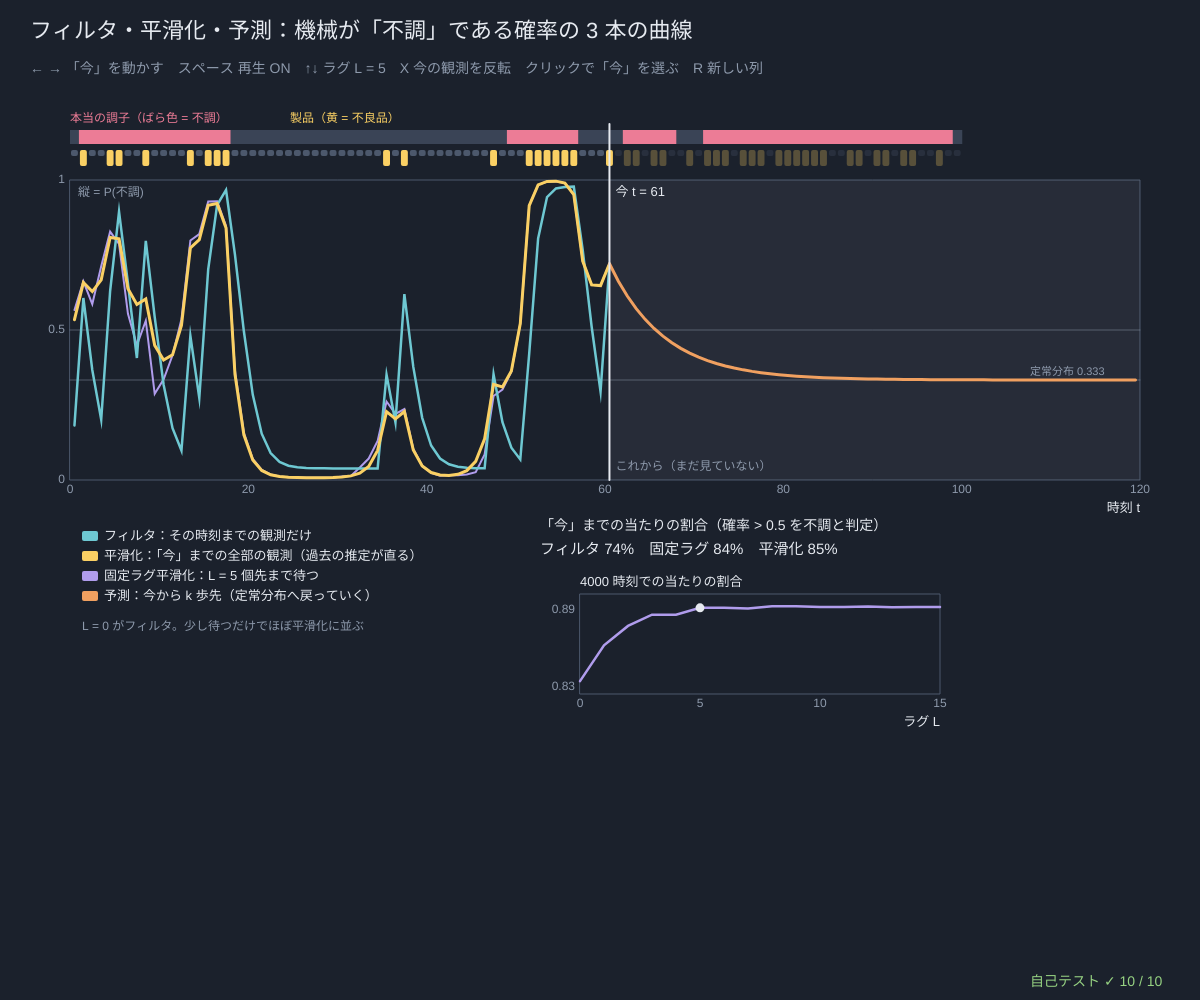
Frame 1 (no input)
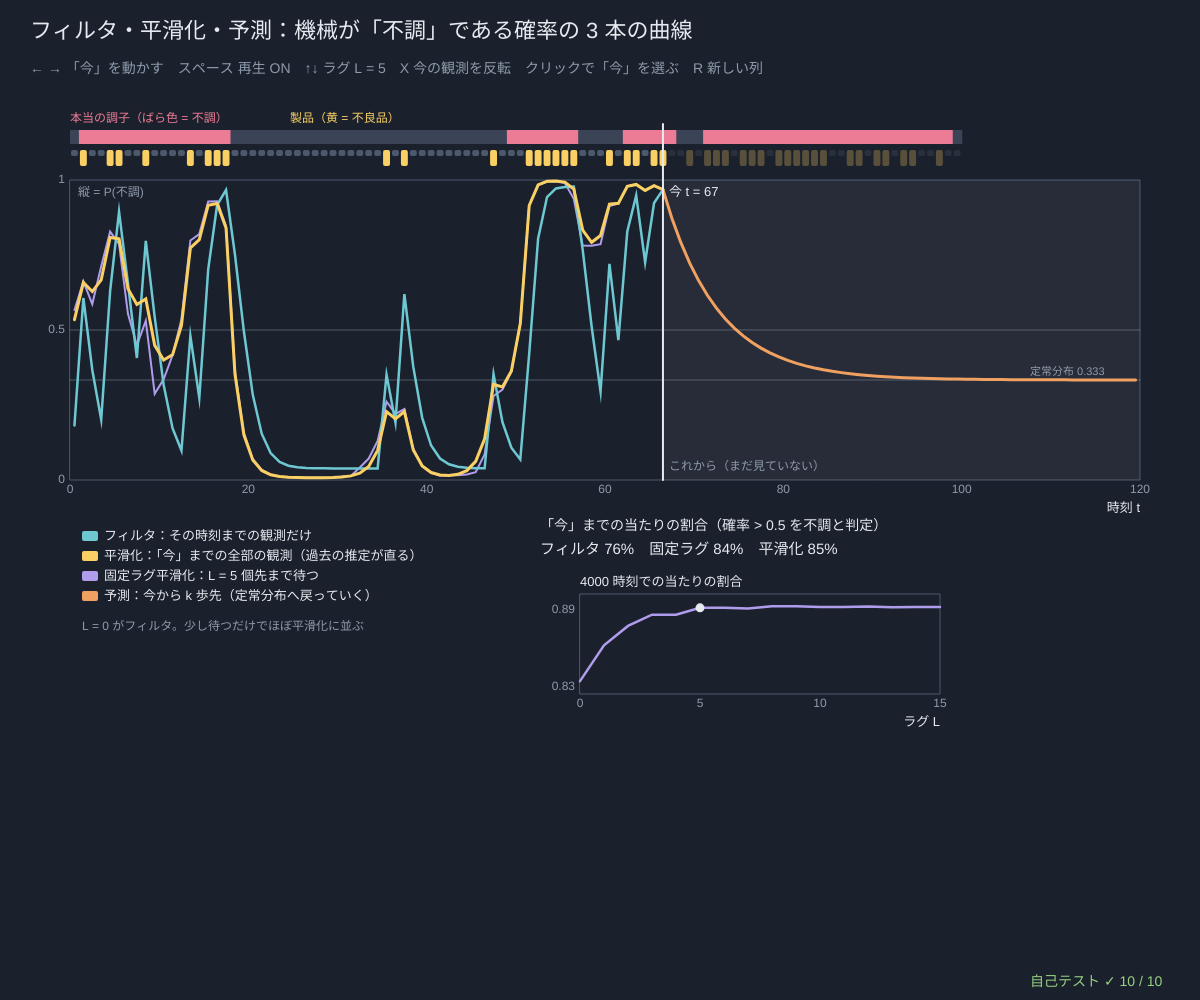
Frame 60 (no input)
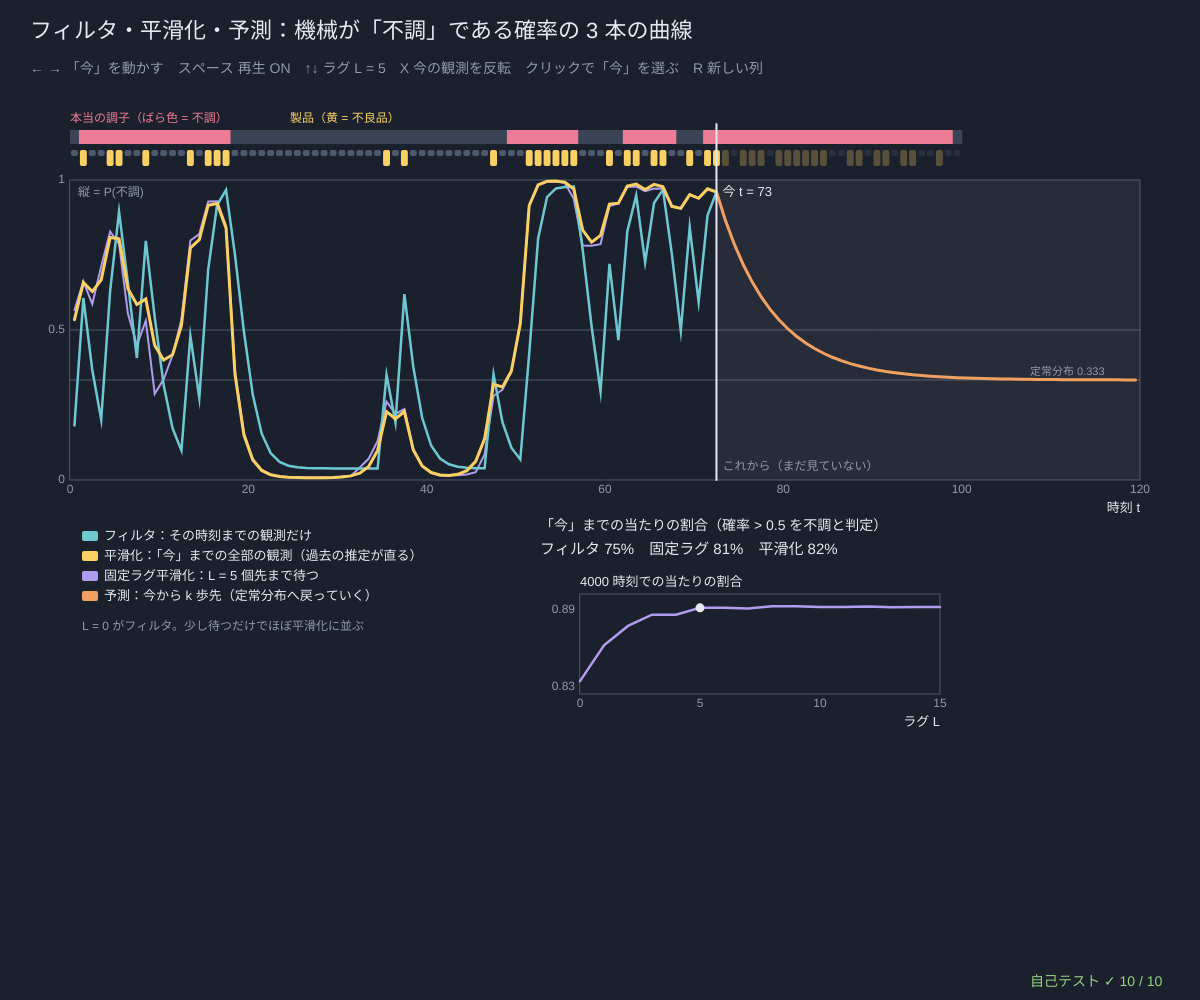
Frame 120 (the mouse pressed at the canvas centre since frame 60)

The p5.js sketch that drew these frames (run headless with seeded random() and noise() and a simulated clock; from frame 60 on, the mouse is pressed at the canvas centre):

// p5.js sketch
// ── sketch.js
// ============================================
// 04 フィルタ・平滑化・予測 ─ 工場の機械の調子（正常・不調）は見えず、出てくる製品（良品・不良品）だけが見える。同じ観測から 3 種類の推定ができる：
//   フィルタ　P(z_t | x_1..x_t)　　その時点までの観測だけ（リアルタイム）
//   平滑化　　P(z_t | x_1..x_今)　　あとの観測も使って、前の推定を直す（前向き × 後ろ向き。くわしくはシリーズ 65 の 09）
//   予測　　　P(z_{今+k} | x_1..x_今)　先のこと。フィルタに A を k 回掛ける → だんだん定常分布に戻る
// 固定ラグ平滑化 = L 個だけ先の観測を待ってから答える（少し遅れるかわりに、かなり正確）
// ← → 「今」を動かす / スペース 再生 / ↑↓ ラグ L / X 今の観測を反転 / クリック その時刻を「今」に / R 新しい列
// ============================================

const N_T = 100;                         // ★ 列の長さ
const mach = { p0: [2 / 3, 1 / 3], tr: [[0.95, 0.05], [0.1, 0.9]], em: [[0.9, 0.1], [0.4, 0.6]] };   // ★ 状態 0 = 正常、1 = 不調。観測 0 = 良品、1 = 不良品
let lagL = 5;                            // ★ 固定ラグ平滑化のラグ L
let truth = [], seq = [], nowT = 60, playing = true, cur = null, lagAcc = [], plotBox = null;

function setup() {
  createCanvas(windowWidth, windowHeight);
  selfTest();
  seedRng(74); newSequence(); lagAcc = lagAccuracy(4000, 15);
}
function windowResized() { resizeCanvas(windowWidth, windowHeight); }
function newSequence() { let s = hmmSample(mach, N_T); truth = s.zs; seq = s.xs; recompute(); }
// ★ 固定ラグ平滑化：P(z_t | x_1..x_{t+L})。フィルタ ah[t] に、t+1〜t+L の観測だけの後ろ向きを掛ける
function fixedLag(m, eb, ah, lag, last) {
  let n = m.p0.length, out = [], end = last === undefined ? eb.length - 1 : last;
  for (let t = 0; t <= end; t++) {
    let be = new Array(n).fill(1);
    for (let s = Math.min(end, t + lag); s > t; s--) { let nb = new Array(n).fill(0); for (let i = 0; i < n; i++) for (let j = 0; j < n; j++) nb[i] += m.tr[i][j] * eb[s][j] * be[j]; be = normRow(nb); }
    out.push(normRow(ah[t].map((v, i) => v * be[i])));
  }
  return out;
}
function recompute() {                   // 「今」までの観測だけで全部計算する
  let eb = emTable(mach, seq.slice(0, nowT + 1)), sm = smoothAll(mach, eb);
  cur = { filt: sm.filt, smooth: sm.gam, lag: fixedLag(mach, eb, sm.filt, lagL), pred: [] };
  for (let k = 0; nowT + k < N_T + 20; k++) cur.pred.push(predictK(sm.filt[nowT], mach.tr, k));
}
function accOf(ps, zs) { let ok = 0; for (let t = 0; t < ps.length; t++) if (argMax(ps[t]) === zs[t]) ok++; return ok / Math.max(1, ps.length); }
function lagAccuracy(len, maxLag) {      // 長い列で、ラグ L ごとの当たりの割合
  let s = hmmSample(mach, len), eb = emTable(mach, s.xs), ah = fwdScaled(mach, eb).ah, out = [];
  for (let l = 0; l <= maxLag; l++) out.push(accOf(fixedLag(mach, eb, ah, l), s.zs));
  return out;
}

function draw() {
  background(...BG);
  if (playing && frameCount % 10 === 0) { nowT = nowT >= N_T - 1 ? 5 : nowT + 1; recompute(); }
  hudTitle('フィルタ・平滑化・予測：機械が「不調」である確率の 3 本の曲線', '← → 「今」を動かす　スペース 再生 ' + (playing ? 'ON' : 'OFF') + '　↑↓ ラグ L = ' + lagL + '　X 今の観測を反転　クリックで「今」を選ぶ　R 新しい列');
  let g = { x: 70, y: 180, w: width - 130, h: 300, x0: 0, x1: N_T + 20, y0: 0, y1: 1 }; plotBox = g;
  let colW = g.w / (N_T + 20), st = stationaryOf(mach.tr);
  note('本当の調子（ばら色 = 不調）', g.x, g.y - 58, ROSE, 12); note('製品（黄 = 不良品）', g.x + 220, g.y - 58, LAN, 12);
  drawBand(truth, g.x, g.y - 50, colW * N_T, 14, (z) => (z ? ROSE : [58, 68, 86]));
  for (let t = 0; t < N_T; t++) { noStroke(); let seen = t <= nowT; fill(...(seq[t] ? LAN : LINEC), seen ? 255 : 70); rect(g.x + t * colW + 1, g.y - 30, colW - 2, seq[t] ? 16 : 6, 2); }
  plotAxes(g, '時刻 t', '', [0, 20, 40, 60, 80, 100, 120], [0, 0.5, 1]); note('縦 = P(不調)', g.x + 8, g.y + 16, DIMC, 12);
  noStroke(); fill(...INK, 14); rect(gX(g, nowT + 0.5), g.y, g.x + g.w - gX(g, nowT + 0.5), g.h);
  stroke(...DIMC, 120); strokeWeight(1); line(g.x, gY(g, st[1]), g.x + g.w, gY(g, st[1])); line(g.x, gY(g, 0.5), g.x + g.w, gY(g, 0.5));
  note('定常分布 ' + fmtN(st[1], 3), g.x + g.w - 110, gY(g, st[1]) - 5, DIMC, 11);
  drawCurve(g, cur.lag.map((p) => p[1]), LILAC, 2, 0.5);
  drawCurve(g, cur.filt.map((p) => p[1]), AQUA, 2.5, 0.5);
  drawCurve(g, cur.smooth.map((p) => p[1]), LAN, 3, 0.5);
  drawCurve(g, cur.pred.map((p) => p[1]), TANG, 3, nowT + 0.5);
  stroke(...INK); strokeWeight(2); line(gX(g, nowT + 0.5), g.y - 56, gX(g, nowT + 0.5), g.y + g.h);
  note('今 t = ' + (nowT + 1), gX(g, nowT + 0.5) + 6, g.y + 16, INK, 13); note('これから（まだ見ていない）', gX(g, nowT + 0.5) + 6, g.y + g.h - 10, DIMC, 12);
  legend(g.x + 12, g.y + g.h + 56, [[AQUA, 'フィルタ：その時刻までの観測だけ'], [LAN, '平滑化：「今」までの全部の観測（過去の推定が直る）'], [LILAC, '固定ラグ平滑化：L = ' + lagL + ' 個先まで待つ'], [TANG, '予測：今から k 歩先（定常分布へ戻っていく）']]);
  // ---- 当たりの割合
  let px = Math.max(520, width * 0.45), py = g.y + g.h + 44, known = truth.slice(0, nowT + 1);
  note('「今」までの当たりの割合（確率 > 0.5 を不調と判定）', px, py + 6, INK, 14);
  note('フィルタ ' + Math.round(accOf(cur.filt, known) * 100) + '%　固定ラグ ' + Math.round(accOf(cur.lag, known) * 100) + '%　平滑化 ' + Math.round(accOf(cur.smooth, known) * 100) + '%', px, py + 30, INK, 15);
  let g2 = { x: px + 40, y: py + 70, w: Math.min(360, width - px - 90), h: 100, x0: 0, x1: 15, y0: lagAcc[0] - 0.01, y1: lagAcc[15] + 0.01 };
  plotAxes(g2, 'ラグ L', '4000 時刻での当たりの割合', [0, 5, 10, 15], [+lagAcc[0].toFixed(2), +lagAcc[15].toFixed(2)]);
  drawCurve(g2, lagAcc, LILAC, 2.5); noStroke(); fill(...INK); circle(gX(g2, Math.min(15, lagL)), gY(g2, lagAcc[Math.min(15, lagL)]), 9);
  note('L = 0 がフィルタ。少し待つだけでほぼ平滑化に並ぶ', g.x + 12, g.y + g.h + 150, DIMC, 12);
  drawSelfTest();
}

function mousePressed() {
  let g = plotBox; if (!g || mouseX < g.x || mouseX > g.x + g.w || mouseY < g.y - 60 || mouseY > g.y + g.h) return;
  nowT = clampv(Math.floor(((mouseX - g.x) / g.w) * (N_T + 20)), 0, N_T - 1); playing = false; recompute();
}
function keyPressed() {
  if (key === ' ') playing = !playing;
  if (key === RIGHT_ARROW) { nowT = Math.min(N_T - 1, nowT + 1); playing = false; recompute(); }
  if (key === LEFT_ARROW) { nowT = Math.max(0, nowT - 1); playing = false; recompute(); }
  if (key === UP_ARROW) { lagL = Math.min(20, lagL + 1); recompute(); }
  if (key === DOWN_ARROW) { lagL = Math.max(0, lagL - 1); recompute(); }
  if (key === 'x' || key === 'X') { seq[nowT] = 1 - seq[nowT]; playing = false; recompute(); }
  if (key === 'r' || key === 'R') newSequence();
  return false;
}

// やってみよう
// 1. → で「今」を 1 つずつ進めて、黄色（平滑化）の過去の部分が書きかわる瞬間を見つけよう。どんな観測が来たとき？
// 2. X で今の観測を反転すると、水色（フィルタ）の過去は変わらないのに、黄色の過去は変わる。なぜ？
// 3. オレンジ（予測）は何歩くらいで定常分布に戻る？ mach.tr の 0.95 を 0.99 にすると？
// 4. ラグ L を 0 → 3 → 10 と変えて、当たりの割合のグラフと見くらべよう

// ---- 自己テスト
function selfTest() {
  selfTestResults = [];
  seedRng(740);
  let xs = [0, 1, 1, 0, 1, 0, 0, 1], eb = emTable(mach, xs), sm = smoothAll(mach, eb), bf = bruteAll(mach, eb);
  check('平滑化 γ = 総当たり（256 本）の事後確率', maxAbsDiff(sm.gam, bf.gam) < 1e-12);
  let okXi = true; for (let t = 0; t < 7; t++) { let xi = xiAt(mach, eb, sm, t); if (maxAbsDiff(xi, bf.xi[t]) > 1e-12 || maxAbsDiff(xi.map(sumOf), sm.gam[t]) > 1e-12) okXi = false; }
  check('ξ_t(i, j) = 総当たり、Σ_j ξ_t(i, j) = γ_t(i)', okXi);
  check('最後の時刻では 平滑化 = フィルタ', maxAbsDiff(sm.gam[7], sm.filt[7]) < 1e-12);
  let okF = true; for (let t = 0; t < 8; t++) if (maxAbsDiff(sm.filt[t], bruteAll(mach, eb.slice(0, t + 1)).gam[t]) > 1e-12) okF = false;
  check('フィルタ = 「その時刻までの観測だけ」の総当たりの事後確率', okF);
  let l2 = fixedLag(mach, eb, sm.filt, 2), okL = true; for (let t = 0; t < 8; t++) if (maxAbsDiff(l2[t], bruteAll(mach, eb.slice(0, Math.min(8, t + 3))).gam[t]) > 1e-12) okL = false;
  check('固定ラグ L = 2：P(z_t | x_1..x_{t+2}) = 総当たり', okL);
  check('ラグ 0 = フィルタ、ラグ ≥ 列の長さ = 平滑化', maxAbsDiff(fixedLag(mach, eb, sm.filt, 0), sm.filt) < 1e-12 && maxAbsDiff(fixedLag(mach, eb, sm.filt, 99), sm.gam) < 1e-12);
  let st = stationaryOf(mach.tr);
  check('予測：0 歩先 = フィルタ、1 歩先 = フィルタ × A、300 歩先 = 定常分布 (2/3, 1/3)', maxAbsDiff(predictK(sm.filt[7], mach.tr, 0), sm.filt[7]) === 0 && maxAbsDiff(predictK(sm.filt[7], mach.tr, 1), vecMat(sm.filt[7], mach.tr)) < 1e-15 && maxAbsDiff(predictK(sm.filt[7], mach.tr, 300), st) < 1e-9 && near(st[1], 1 / 3, 1e-9));
  let p1 = predictK(sm.filt[3], mach.tr, 2), b1 = bruteAll(mach, eb.slice(0, 4).concat([[1, 1], [1, 1]]));
  check('2 歩先の予測 = 「先の観測は何でもよい」とした総当たり', maxAbsDiff(p1, b1.gam[5]) < 1e-12);
  let la = lagAccuracy(20000, 8);
  check('2 万時刻の当たりの割合：フィルタ ' + Math.round(la[0] * 100) + '% < ラグ 3 ' + Math.round(la[3] * 100) + '% ≤ ラグ 8 ' + Math.round(la[8] * 100) + '%', la[0] < la[3] - 0.01 && la[3] <= la[8] + 0.005);
  let ys = xs.slice(); ys[6] = 1 - ys[6]; let sm2 = smoothAll(mach, emTable(mach, ys));
  check('あとの観測（7 番目）を変えると：それより前のフィルタは同じ、平滑化は変わる', maxAbsDiff(sm.filt.slice(0, 6), sm2.filt.slice(0, 6)) === 0 && Math.abs(sm.gam[4][1] - sm2.gam[4][1]) > 0.01);
  reportSelfTest();
}

// ==================================================
// ここから下は「HMM の道具」（中身は読まなくても OK。消さないでね）
// ==================================================
// ---- 色と小さな道具（霧の夜と灯り：黄 = 見える観測、ばら色 = 隠れた状態）
const BG = [27, 33, 44];                // 背景（霧の夜の青ねずみ色）
const INK = [230, 234, 240];            // 文字（やわらかい白）
const LAN = [250, 208, 100], ROSE = [236, 124, 150], AQUA = [110, 200, 210], LILAC = [176, 156, 236], LEAF = [150, 210, 130], TANG = [240, 160, 96];
const DIMC = [142, 154, 172], PANEL = [38, 46, 60], LINEC = [76, 88, 108];
const ST_COLS = [ROSE, AQUA, LAN, LILAC, LEAF, TANG, [200, 200, 210], [130, 150, 240]];   // 状態の色
function clampv(v, a, b) { return v < a ? a : v > b ? b : v !== v ? a : v; }     // NaN なら a に戻す
function sumOf(a) { let s = 0; for (let v of a) s += v; return s; }
function argMax(a) { let b = 0; for (let i = 1; i < a.length; i++) if (a[i] > a[b]) b = i; return b; }   // 同点なら小さい番号
function fmtN(v, d) { if (typeof v !== 'number' || v !== v) return '?'; if (!isFinite(v)) return v > 0 ? '∞' : '−∞'; let s = v.toFixed(d === undefined ? 2 : d); return /^-0\.?0*$/.test(s) ? s.slice(1) : s; }
function fmtP(v) {                      // 確率の表示：小さい数は 1.2e-5 の形で
  if (typeof v !== 'number' || v !== v) return '?';
  if (v === 0) return '0'; if (Math.abs(v) >= 0.001) return v.toFixed(v >= 0.1 ? 3 : 4); return v.toExponential(1);
}
function hudTitle(t, sub) {             // 左上の見出しと操作の説明（日本語は 1 文字ずつ折り返す）
  textWrap(CHAR); noStroke(); fill(...INK); textSize(22); textAlign(LEFT, BASELINE); text(t, 30, 38);
  fill(...DIMC); textSize(14); textLeading(19); text(sub, 30, 62, width - 60);
}
function panelBox(x, y, w, h) { noStroke(); fill(...PANEL); rect(x, y, w, h, 8); }
function note(s, x, y, col, sz) { noStroke(); fill(...(col || DIMC)); textSize(sz || 13); textAlign(LEFT, BASELINE); text(s, x, y); }
// ---- 種つきの乱数（同じ種なら毎回同じ列 → 実験をくり返せる）
let rngState = 1;
function seedRng(s) { rngState = (s >>> 0) || 1; }
function rnd() {                       // 0〜1 の一様乱数（mulberry32）
  rngState = (rngState + 0x6d2b79f5) >>> 0;
  let t = rngState;
  t = Math.imul(t ^ (t >>> 15), t | 1);
  t ^= t + Math.imul(t ^ (t >>> 7), t | 61);
  return ((t ^ (t >>> 14)) >>> 0) / 4294967296;
}
function rndInt(a, b) { return a + Math.floor(rnd() * (b - a + 1)); }
function randn() { let u = 1 - rnd(), v = rnd(); return Math.sqrt(-2 * Math.log(u)) * Math.cos(2 * Math.PI * v); }   // 標準正規分布
function sampleFrom(p) { let u = rnd() * sumOf(p), c = 0; for (let i = 0; i < p.length; i++) { c += p[i]; if (u < c) return i; } return p.length - 1; }   // 確率 p[i] で i を返す
// ---- 隠れマルコフモデルの道具
// モデル m = { p0: はじめの分布 π, tr: 遷移行列 A（tr[i][j] = 状態 i の次に j）, em: 出力行列 B（em[j][k] = 状態 j が記号 k を出す） }
// どの計算も「出力の表」eb[t][j] = b_j(x_t)（時刻 t の観測を状態 j が出す確率）を受け取る → 記号でも数（正規分布）でも同じ道具が使える
function lg(p) { return p > 0 ? Math.log(p) : -Infinity; }          // log 0 は −∞（NaN にしない）
function logSumExp(a) {                // log(Σ e^a_i)：いちばん大きい値を先に引く。全部 −∞ なら −∞
  let m = -Infinity; for (let v of a) if (v > m) m = v;
  if (m === -Infinity) return -Infinity;
  let s = 0; for (let v of a) s += Math.exp(v - m);
  return m + Math.log(s);
}
function normRow(r) { let s = sumOf(r); return s > 1e-300 ? r.map((v) => v / s) : r.map(() => 1 / r.length); }   // 合計 1 に（全部 0 なら一様に）
function rowSumErr(a) { let d = 0; for (let r of a) d = Math.max(d, Math.abs(sumOf(r) - 1)); return d; }
function maxAbsDiff(a, b) { let d = 0; for (let i = 0; i < a.length; i++) d = Math.max(d, Array.isArray(a[i]) ? maxAbsDiff(a[i], b[i]) : Math.abs(a[i] - b[i])); return d; }
function vecMat(v, a) {                // 横ベクトル × 行列：1 歩先の分布
  let out = new Array(a[0].length).fill(0);
  for (let i = 0; i < v.length; i++) if (v[i] !== 0) for (let j = 0; j < out.length; j++) out[j] += v[i] * a[i][j];
  return out;
}
function emTable(m, xs) { return xs.map((x) => m.em.map((r) => r[x])); }   // 記号の列 → 出力の表
function hmmSample(m, n) {             // π, A, B からサイコロで列を作る：zs = 隠れた状態、xs = 観測
  let z = sampleFrom(m.p0), zs = [], xs = [];
  for (let t = 0; t < n; t++) { if (t > 0) z = sampleFrom(m.tr[z]); zs.push(z); xs.push(sampleFrom(m.em[z])); }
  return { zs, xs };
}
// ★ 前向き：α_t(j) = P(x_1..x_t, z_t = j) = b_j(x_t) Σ_i α_{t−1}(i) a_ij。尤度 P(x) = Σ_j α_T(j)
function fwdPlain(m, eb) {
  let n = m.p0.length, al = [];
  for (let t = 0; t < eb.length; t++) {
    let prev = t === 0 ? null : al[t - 1], row = new Array(n);
    for (let j = 0; j < n; j++) { let s = 0; if (t === 0) s = m.p0[j]; else for (let i = 0; i < n; i++) s += prev[i] * m.tr[i][j]; row[j] = s * eb[t][j]; }
    al.push(row);
  }
  return { al, lik: al.length ? sumOf(al[al.length - 1]) : 1 };
}
// ★ 後ろ向き：β_t(i) = P(x_{t+1}..x_T | z_t = i) = Σ_j a_ij b_j(x_{t+1}) β_{t+1}(j)。尤度 = Σ_i π_i b_i(x_1) β_1(i)
function bwdPlain(m, eb) {
  let n = m.p0.length, len = eb.length, be = new Array(len);
  for (let t = len - 1; t >= 0; t--) {
    be[t] = new Array(n).fill(t === len - 1 ? 1 : 0);
    if (t < len - 1) for (let i = 0; i < n; i++) for (let j = 0; j < n; j++) be[t][i] += m.tr[i][j] * eb[t + 1][j] * be[t + 1][j];
  }
  let lik = 0; if (len) for (let i = 0; i < n; i++) lik += m.p0[i] * eb[0][i] * be[0][i]; else lik = 1;
  return { be, lik };
}
// ★ スケーリングつきの前向き：毎時刻 合計 c_t で割る。ah[t] = P(z_t | x_1..x_t)（= フィルタ）、log P(x) = Σ log c_t
//   c_t = 0（ありえない観測）なら logLik = −∞ にして、その時刻は一様分布で先へ進む（NaN を作らない）
function fwdScaled(m, eb) {
  let n = m.p0.length, ah = [], cs = [], logLik = 0;
  for (let t = 0; t < eb.length; t++) {
    let pred = t === 0 ? m.p0 : vecMat(ah[t - 1], m.tr), row = pred.map((v, j) => v * eb[t][j]), c = sumOf(row);
    if (!(c > 0)) { logLik = -Infinity; row = new Array(n).fill(1 / n); c = 0; } else { row = row.map((v) => v / c); if (logLik !== -Infinity) logLik += Math.log(c); }
    ah.push(row); cs.push(c);
  }
  return { ah, cs, logLik };
}
function bwdScaled(m, eb, cs) {         // 同じ c_t で割った後ろ向き。γ_t(i) = ah[t][i] × bh[t][i]
  let n = m.p0.length, len = eb.length, bh = new Array(len);
  for (let t = len - 1; t >= 0; t--) {
    bh[t] = new Array(n).fill(t === len - 1 ? 1 : 0);
    if (t < len - 1) { let c = cs[t + 1] > 0 ? cs[t + 1] : 1; for (let i = 0; i < n; i++) { let s = 0; for (let j = 0; j < n; j++) s += m.tr[i][j] * eb[t + 1][j] * bh[t + 1][j]; bh[t][i] = s / c; } }
  }
  return bh;
}
function fwdLog(m, eb) {                // 対数のまま：log α_t(j) = log b_j(x_t) + logSumExp_i(log α_{t−1}(i) + log a_ij)
  let n = m.p0.length, la = [], lt = m.tr.map((r) => r.map(lg)), buf = new Array(n);
  for (let t = 0; t < eb.length; t++) {
    let row = new Array(n);
    for (let j = 0; j < n; j++) { let s; if (t === 0) s = lg(m.p0[j]); else { for (let i = 0; i < n; i++) buf[i] = la[t - 1][i] + lt[i][j]; s = logSumExp(buf); } row[j] = s + lg(eb[t][j]); }
    la.push(row);
  }
  return { la, logLik: la.length ? logSumExp(la[la.length - 1]) : 0 };
}
// ★ 平滑化：γ_t(i) = P(z_t = i | 全部の観測)。filt = フィルタ P(z_t | x_1..x_t)
function smoothAll(m, eb) {
  let f = fwdScaled(m, eb), bh = bwdScaled(m, eb, f.cs);
  let gam = f.ah.map((a, t) => normRow(a.map((v, i) => v * bh[t][i])));
  return { filt: f.ah, gam, bh, cs: f.cs, logLik: f.logLik };
}
function xiAt(m, eb, sm, t) {           // ξ_t(i, j) = P(z_t = i, z_{t+1} = j | 全部の観測)
  let n = m.p0.length, c = sm.cs[t + 1] > 0 ? sm.cs[t + 1] : 1, out = [];
  for (let i = 0; i < n; i++) { out.push(new Array(n)); for (let j = 0; j < n; j++) out[i][j] = (sm.filt[t][i] * m.tr[i][j] * eb[t + 1][j] * sm.bh[t + 1][j]) / c; }
  return out;
}
// ★ ビタビ（対数）：dl[t][j] = 時刻 t に状態 j で終わるいちばん良い道の log 確率、bp[t][j] = そのとき 1 つ前にいた状態（戻り矢印）
function viterbiLog(m, eb) {
  let n = m.p0.length, len = eb.length, dl = [], bp = [], lt = m.tr.map((r) => r.map(lg));
  for (let t = 0; t < len; t++) {
    let row = new Array(n), back = new Array(n).fill(-1);
    for (let j = 0; j < n; j++) {
      let best = -Infinity, arg = -1;
      if (t === 0) best = lg(m.p0[j]); else for (let i = 0; i < n; i++) { let v = dl[t - 1][i] + lt[i][j]; if (v > best) { best = v; arg = i; } }
      row[j] = best + lg(eb[t][j]); back[j] = arg;
    }
    dl.push(row); bp.push(back);
  }
  let vitPath = new Array(len).fill(0), logP = len ? -Infinity : 0;
  if (len) { let z = argMax(dl[len - 1]); logP = dl[len - 1][z]; for (let t = len - 1; t >= 0; t--) { vitPath[t] = z; z = bp[t][z] >= 0 ? bp[t][z] : 0; } }
  return { vitPath, logP, dl, bp };
}
function pathLogProb(m, eb, zs) {       // 1 本の道 zs と観測がいっしょに起きる log 確率
  let s = 0; for (let t = 0; t < zs.length; t++) s += (t === 0 ? lg(m.p0[zs[0]]) : lg(m.tr[zs[t - 1]][zs[t]])) + lg(eb[t][zs[t]]);
  return s;
}
function postDecode(gam) { return gam.map(argMax); }                 // 事後復号：時刻ごとにいちばんありそうな状態
// ★ 総当たり：N^T 本の道を全部ためす（短い列だけ）。尤度、γ、ξ、いちばん良い道
function bruteAll(m, eb) {
  let n = m.p0.length, len = eb.length, total = Math.pow(n, len), zs = new Array(len).fill(0);
  let lik = 0, gam = eb.map(() => new Array(n).fill(0)), xi = eb.slice(1).map(() => m.p0.map(() => new Array(n).fill(0))), bestP = -1, best = null;
  for (let k = 0; k < total; k++) {
    let r = k; for (let t = len - 1; t >= 0; t--) { zs[t] = r % n; r = Math.floor(r / n); }
    let p = 1; for (let t = 0; t < len && p > 0; t++) p *= (t === 0 ? m.p0[zs[0]] : m.tr[zs[t - 1]][zs[t]]) * eb[t][zs[t]];
    if (p > bestP) { bestP = p; best = zs.slice(); }
    if (p === 0) continue;
    lik += p; for (let t = 0; t < len; t++) { gam[t][zs[t]] += p; if (t > 0) xi[t - 1][zs[t - 1]][zs[t]] += p; }
  }
  if (lik > 0) { gam = gam.map((g) => g.map((v) => v / lik)); xi = xi.map((x) => x.map((r) => r.map((v) => v / lik))); }
  return { lik, gam, xi, best, bestP, paths: total };
}
function stationaryOf(tr) {             // 定常分布 π A = π（なまけた連鎖 (π + πA)/2 をくり返す。周期があっても収束する）
  let v = new Array(tr.length).fill(1 / tr.length);
  for (let k = 0; k < 4000; k++) { let w = vecMat(v, tr), d = 0; for (let i = 0; i < v.length; i++) { let u = (v[i] + w[i]) / 2; d = Math.max(d, Math.abs(u - v[i])); v[i] = u; } if (d < 1e-15) break; }
  return normRow(v);
}
function hmmLogLik(m, xs) { return fwdScaled(m, emTable(m, xs)).logLik; }   // 記号の列の対数尤度 log P(x)
function predictK(belief, tr, k) { let v = belief.slice(); for (let s = 0; s < k; s++) v = vecMat(v, tr); return v; }   // k 歩先の予測：A を k 回掛ける
// ---- グラフの道具：g = { x, y, w, h, x0, x1, y0, y1 }
function gX(g, v) { return g.x + clampv((v - g.x0) / (g.x1 - g.x0), -0.02, 1.02) * g.w; }
function gY(g, v) { return g.y + g.h - clampv((v - g.y0) / (g.y1 - g.y0), -0.02, 1.02) * g.h; }
function plotAxes(g, xl, yl, xt, yt) {
  stroke(...LINEC); strokeWeight(1); noFill(); rect(g.x, g.y, g.w, g.h);
  noStroke(); fill(...DIMC); textSize(12); textAlign(CENTER, TOP);
  for (let v of xt) text(+v.toPrecision(4), gX(g, v), g.y + g.h + 4);
  textAlign(RIGHT, CENTER);
  for (let v of yt) text(+v.toPrecision(4), g.x - 5, gY(g, v));
  textAlign(LEFT, BASELINE); fill(...INK); textSize(13);
  text(xl, g.x + g.w - textWidth(xl), g.y + g.h + 32); text(yl, g.x, g.y - 8);
}
function polyline(pts) {               // 点が 2 つ以上あるときだけ折れ線を描く（空の beginShape を作らない）
  if (pts.length < 2) return;
  noFill(); beginShape(); for (let p of pts) vertex(p[0], p[1]); endShape();
}
function drawCurve(g, arr, col, sw, xOff, from, to) {   // arr[i] を x = i (+ xOff) に。長いときは間引いて 600 点まで
  let a = from || 0, b = to === undefined ? arr.length : to, n = b - a, stride = Math.max(1, Math.ceil(n / 600)), pts = [];
  for (let i = a; i < b; i += stride) if (isFinite(arr[i])) pts.push([gX(g, i + (xOff || 0)), gY(g, arr[i])]);
  stroke(...col); strokeWeight(sw || 2); polyline(pts);
}
function legend(x, y, items) {         // items = [[色, 名前], …]
  textSize(13); textAlign(LEFT, CENTER);
  for (let [c, s] of items) { noStroke(); fill(...c); rect(x, y - 5, 16, 10, 2); fill(...INK); text(s, x + 22, y); y += 20; }
}
function drawMatrix(a, x, y, cw, ch, rowNames, colNames, opts) {   // 行列を色つきの表で（明るい = 大きい）
  opts = opts || {}; let d = opts.digits === undefined ? 2 : opts.digits, col = opts.col || AQUA;
  textAlign(CENTER, CENTER); textSize(opts.ts || 13);
  for (let i = 0; i < a.length; i++) for (let j = 0; j < a[i].length; j++) {
    let v = a[i][j], t = clampv(Math.abs(v) / (opts.hi || 1), 0, 1); noStroke();
    fill(PANEL[0] + t * (col[0] * 0.75 - PANEL[0]), PANEL[1] + t * (col[1] * 0.75 - PANEL[1]), PANEL[2] + t * (col[2] * 0.75 - PANEL[2])); rect(x + j * cw, y + i * ch, cw - 2, ch - 2, 3);
    if (opts.numbers !== false) { fill(...INK); text(fmtN(v, d), x + j * cw + cw / 2, y + i * ch + ch / 2); }
  }
  fill(...DIMC);
  if (rowNames) for (let i = 0; i < a.length; i++) { textAlign(RIGHT, CENTER); text(rowNames[i], x - 6, y + i * ch + ch / 2); }
  if (colNames) for (let j = 0; j < a[0].length; j++) { textAlign(CENTER, BOTTOM); text(colNames[j], x + j * cw + cw / 2, y - 3); }
}
function drawBand(arr, x, y, w, h, colOf) {   // 状態の列を色の帯で（同じ色が続くところは 1 つの四角にまとめる）
  let n = arr.length, s = 0; noStroke();
  for (let t = 1; t <= n; t++) if (t === n || arr[t] !== arr[s]) { let c = colOf(arr[s]); if (c) { fill(...c); rect(x + (s / n) * w, y, ((t - s) / n) * w + 0.6, h); } s = t; }
}
function arrowLine(x1, y1, x2, y2, hs) { // 矢印
  let L = Math.hypot(x2 - x1, y2 - y1) || 1, ux = (x2 - x1) / L, uy = (y2 - y1) / L; hs = hs || 7;
  line(x1, y1, x2 - ux * hs * 0.6, y2 - uy * hs * 0.6);
  push(); noStroke(); triangle(x2, y2, x2 - ux * hs - uy * hs * 0.5, y2 - uy * hs + ux * hs * 0.5, x2 - ux * hs + uy * hs * 0.5, y2 - uy * hs - ux * hs * 0.5); pop();
}
// ---- 自己テストの道具
let selfTestResults = [];
function check(name, cond) { selfTestResults.push({ name, ok: !!cond }); }
function near(a, b, tol) { return typeof a === 'number' && isFinite(a) && Math.abs(a - b) <= (tol === undefined ? 1e-9 : tol); }
function noNaN(v) { return Array.isArray(v) || ArrayBuffer.isView(v) ? Array.from(v).every(noNaN) : !(typeof v === 'number' && v !== v); }
function reportSelfTest() { for (let r of selfTestResults) (r.ok ? console.log : console.error)((r.ok ? '✓ ' : '✗ ') + r.name); }
function selfTestLine() { let n = selfTestResults.filter((r) => r.ok).length; return '自己テスト ' + (n === selfTestResults.length ? '✓ ' : '✗ ') + n + ' / ' + selfTestResults.length; }
function drawSelfTest(x, y) { noStroke(); fill(...(selfTestResults.every((r) => r.ok) ? LEAF : [255, 90, 90])); textSize(14); textAlign(LEFT, BASELINE); text(selfTestLine(), x === undefined ? width - 170 : x, y === undefined ? height - 14 : y); }
